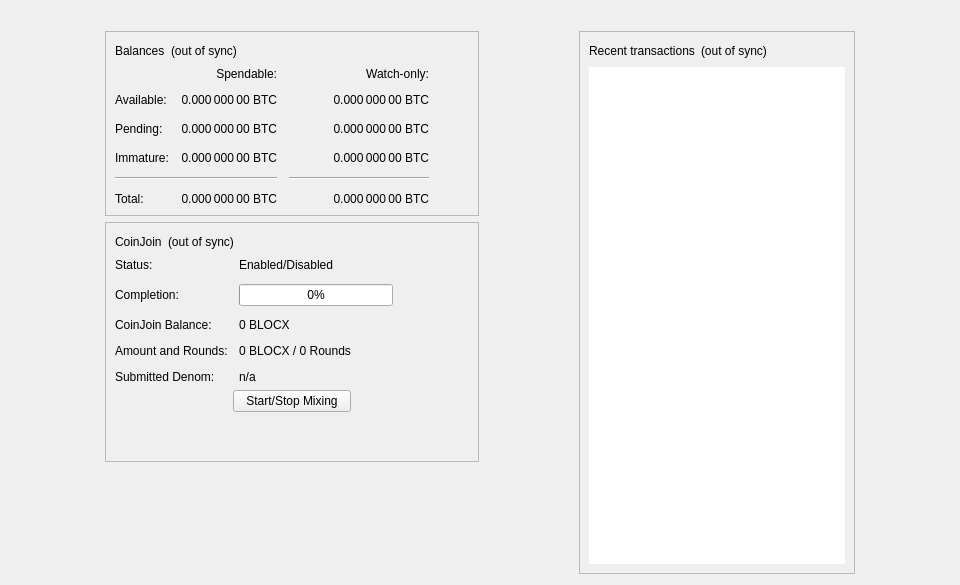
<?xml version="1.0" encoding="UTF-8"?>
<ui version="4.0">
 <class>OverviewPage</class>
 <widget class="QWidget" name="OverviewPage">
  <property name="geometry">
   <rect>
    <x>0</x>
    <y>0</y>
    <width>960</width>
    <height>585</height>
   </rect>
  </property>
  <property name="minimumSize">
   <size>
    <width>960</width>
    <height>0</height>
   </size>
  </property>
  <property name="windowTitle">
   <string>Form</string>
  </property>
  <layout class="QVBoxLayout" name="topLayout">
   <item>
    <widget class="QLabel" name="labelAlerts">
     <property name="visible">
      <bool>false</bool>
     </property>
     <property name="wordWrap">
      <bool>true</bool>
     </property>
     <property name="margin">
      <number>3</number>
     </property>
     <property name="textInteractionFlags">
      <set>Qt::TextSelectableByMouse</set>
     </property>
    </widget>
   </item>
   <item>
    <layout class="QHBoxLayout" name="horizontalLayout" stretch="1,0,1,0,1">
     <item>
      <spacer name="horizontalSpacerLeft">
       <property name="orientation">
        <enum>Qt::Horizontal</enum>
       </property>
       <property name="sizeType">
        <enum>QSizePolicy::Preferred</enum>
       </property>
       <property name="sizeHint" stdset="0">
        <size>
         <width>10</width>
         <height>20</height>
        </size>
       </property>
      </spacer>
     </item>
     <item>
      <layout class="QVBoxLayout" name="verticalLayout_2">
       <item>
        <widget class="QFrame" name="frame">
         <property name="frameShape">
          <enum>QFrame::StyledPanel</enum>
         </property>
         <property name="frameShadow">
          <enum>QFrame::Raised</enum>
         </property>
         <layout class="QVBoxLayout" name="verticalLayout_4">
          <item>
           <layout class="QHBoxLayout" name="horizontalLayout_4">
            <item>
             <widget class="QLabel" name="label_5">
              <property name="text">
               <string>Balances</string>
              </property>
             </widget>
            </item>
            <item>
             <widget class="QLabel" name="labelWalletStatus">
              <property name="toolTip">
               <string>The displayed information may be out of date. Your wallet automatically synchronizes with the BLOCX network after a connection is established, but this process has not completed yet.</string>
              </property>
              <property name="text">
               <string notr="true">(out of sync)</string>
              </property>
              <property name="alignment">
               <set>Qt::AlignLeading|Qt::AlignLeft|Qt::AlignVCenter</set>
              </property>
             </widget>
            </item>
            <item>
             <spacer name="horizontalSpacer_3">
              <property name="orientation">
               <enum>Qt::Horizontal</enum>
              </property>
              <property name="sizeHint" stdset="0">
               <size>
                <width>40</width>
                <height>20</height>
               </size>
              </property>
             </spacer>
            </item>
           </layout>
          </item>
          <item>
           <layout class="QGridLayout" name="gridLayout">
            <property name="spacing">
             <number>12</number>
            </property>
            <item row="2" column="2">
             <widget class="QLabel" name="labelWatchPending">
              <property name="cursor">
               <cursorShape>IBeamCursor</cursorShape>
              </property>
              <property name="toolTip">
               <string>Unconfirmed transactions to watch-only addresses</string>
              </property>
              <property name="text">
               <string notr="true">0.000 000 00 BTC</string>
              </property>
              <property name="alignment">
               <set>Qt::AlignRight|Qt::AlignTrailing|Qt::AlignVCenter</set>
              </property>
              <property name="textInteractionFlags">
               <set>Qt::LinksAccessibleByMouse|Qt::TextSelectableByKeyboard|Qt::TextSelectableByMouse</set>
              </property>
             </widget>
            </item>
            <item row="2" column="1">
             <widget class="QLabel" name="labelUnconfirmed">
              <property name="cursor">
               <cursorShape>IBeamCursor</cursorShape>
              </property>
              <property name="toolTip">
               <string>Total of transactions that have yet to be confirmed, and do not yet count toward the spendable balance</string>
              </property>
              <property name="text">
               <string notr="true">0.000 000 00 BTC</string>
              </property>
              <property name="alignment">
               <set>Qt::AlignRight|Qt::AlignTrailing|Qt::AlignVCenter</set>
              </property>
              <property name="textInteractionFlags">
               <set>Qt::LinksAccessibleByMouse|Qt::TextSelectableByKeyboard|Qt::TextSelectableByMouse</set>
              </property>
             </widget>
            </item>
            <item row="3" column="2">
             <widget class="QLabel" name="labelWatchImmature">
              <property name="cursor">
               <cursorShape>IBeamCursor</cursorShape>
              </property>
              <property name="toolTip">
               <string>Mined balance in watch-only addresses that has not yet matured</string>
              </property>
              <property name="text">
               <string notr="true">0.000 000 00 BTC</string>
              </property>
              <property name="alignment">
               <set>Qt::AlignRight|Qt::AlignTrailing|Qt::AlignVCenter</set>
              </property>
              <property name="textInteractionFlags">
               <set>Qt::LinksAccessibleByMouse|Qt::TextSelectableByKeyboard|Qt::TextSelectableByMouse</set>
              </property>
             </widget>
            </item>
            <item row="4" column="0" colspan="2">
             <widget class="Line" name="lineSpendableBalance">
              <property name="orientation">
               <enum>Qt::Horizontal</enum>
              </property>
             </widget>
            </item>
            <item row="4" column="2">
             <widget class="Line" name="lineWatchBalance">
              <property name="sizePolicy">
               <sizepolicy hsizetype="Preferred" vsizetype="Fixed">
                <horstretch>0</horstretch>
                <verstretch>0</verstretch>
               </sizepolicy>
              </property>
              <property name="minimumSize">
               <size>
                <width>140</width>
                <height>0</height>
               </size>
              </property>
              <property name="orientation">
               <enum>Qt::Horizontal</enum>
              </property>
             </widget>
            </item>
            <item row="5" column="0">
             <widget class="QLabel" name="labelTotalText">
              <property name="text">
               <string>Total:</string>
              </property>
             </widget>
            </item>
            <item row="3" column="1">
             <widget class="QLabel" name="labelImmature">
              <property name="cursor">
               <cursorShape>IBeamCursor</cursorShape>
              </property>
              <property name="toolTip">
               <string>Mined balance that has not yet matured</string>
              </property>
              <property name="text">
               <string notr="true">0.000 000 00 BTC</string>
              </property>
              <property name="alignment">
               <set>Qt::AlignRight|Qt::AlignTrailing|Qt::AlignVCenter</set>
              </property>
              <property name="textInteractionFlags">
               <set>Qt::LinksAccessibleByMouse|Qt::TextSelectableByKeyboard|Qt::TextSelectableByMouse</set>
              </property>
             </widget>
            </item>
            <item row="2" column="3">
             <spacer name="horizontalSpacer_2">
              <property name="orientation">
               <enum>Qt::Horizontal</enum>
              </property>
              <property name="sizeHint" stdset="0">
               <size>
                <width>40</width>
                <height>20</height>
               </size>
              </property>
             </spacer>
            </item>
            <item row="3" column="0">
             <widget class="QLabel" name="labelImmatureText">
              <property name="text">
               <string>Immature:</string>
              </property>
             </widget>
            </item>
            <item row="5" column="1">
             <widget class="QLabel" name="labelTotal">
              <property name="cursor">
               <cursorShape>IBeamCursor</cursorShape>
              </property>
              <property name="toolTip">
               <string>Your current total balance</string>
              </property>
              <property name="text">
               <string notr="true">0.000 000 00 BTC</string>
              </property>
              <property name="alignment">
               <set>Qt::AlignRight|Qt::AlignTrailing|Qt::AlignVCenter</set>
              </property>
              <property name="textInteractionFlags">
               <set>Qt::LinksAccessibleByMouse|Qt::TextSelectableByKeyboard|Qt::TextSelectableByMouse</set>
              </property>
             </widget>
            </item>
            <item row="5" column="2">
             <widget class="QLabel" name="labelWatchTotal">
              <property name="cursor">
               <cursorShape>IBeamCursor</cursorShape>
              </property>
              <property name="toolTip">
               <string>Current total balance in watch-only addresses</string>
              </property>
              <property name="text">
               <string notr="true">0.000 000 00 BTC</string>
              </property>
              <property name="alignment">
               <set>Qt::AlignRight|Qt::AlignTrailing|Qt::AlignVCenter</set>
              </property>
              <property name="textInteractionFlags">
               <set>Qt::LinksAccessibleByMouse|Qt::TextSelectableByKeyboard|Qt::TextSelectableByMouse</set>
              </property>
             </widget>
            </item>
            <item row="0" column="2">
             <widget class="QLabel" name="labelWatchonly">
              <property name="text">
               <string>Watch-only:</string>
              </property>
              <property name="alignment">
               <set>Qt::AlignRight|Qt::AlignTrailing|Qt::AlignVCenter</set>
              </property>
             </widget>
            </item>
            <item row="1" column="0">
             <widget class="QLabel" name="labelBalanceText">
              <property name="text">
               <string>Available:</string>
              </property>
             </widget>
            </item>
            <item row="1" column="1">
             <widget class="QLabel" name="labelBalance">
              <property name="cursor">
               <cursorShape>IBeamCursor</cursorShape>
              </property>
              <property name="toolTip">
               <string>Your current spendable balance</string>
              </property>
              <property name="text">
               <string notr="true">0.000 000 00 BTC</string>
              </property>
              <property name="alignment">
               <set>Qt::AlignRight|Qt::AlignTrailing|Qt::AlignVCenter</set>
              </property>
              <property name="textInteractionFlags">
               <set>Qt::LinksAccessibleByMouse|Qt::TextSelectableByKeyboard|Qt::TextSelectableByMouse</set>
              </property>
             </widget>
            </item>
            <item row="1" column="2">
             <widget class="QLabel" name="labelWatchAvailable">
              <property name="cursor">
               <cursorShape>IBeamCursor</cursorShape>
              </property>
              <property name="toolTip">
               <string>Your current balance in watch-only addresses</string>
              </property>
              <property name="text">
               <string notr="true">0.000 000 00 BTC</string>
              </property>
              <property name="alignment">
               <set>Qt::AlignRight|Qt::AlignTrailing|Qt::AlignVCenter</set>
              </property>
              <property name="textInteractionFlags">
               <set>Qt::LinksAccessibleByMouse|Qt::TextSelectableByKeyboard|Qt::TextSelectableByMouse</set>
              </property>
             </widget>
            </item>
            <item row="2" column="0">
             <widget class="QLabel" name="labelPendingText">
              <property name="text">
               <string>Pending:</string>
              </property>
             </widget>
            </item>
            <item row="0" column="1">
             <widget class="QLabel" name="labelSpendable">
              <property name="text">
               <string>Spendable:</string>
              </property>
              <property name="alignment">
               <set>Qt::AlignRight|Qt::AlignTrailing|Qt::AlignVCenter</set>
              </property>
             </widget>
            </item>
           </layout>
          </item>
         </layout>
        </widget>
       </item>
       <item>
        <widget class="QFrame" name="frameCoinJoin">
         <property name="layoutDirection">
          <enum>Qt::LeftToRight</enum>
         </property>
         <property name="frameShape">
          <enum>QFrame::StyledPanel</enum>
         </property>
         <property name="frameShadow">
          <enum>QFrame::Raised</enum>
         </property>
         <layout class="QVBoxLayout" name="VerticalLayout_PS1">
          <item>
           <layout class="QHBoxLayout" name="horizontalLayout_5">
            <item>
             <widget class="QLabel" name="labelCoinJoinHeader">
              <property name="text">
               <string notr="true">CoinJoin</string>
              </property>
             </widget>
            </item>
            <item>
             <widget class="QLabel" name="labelCoinJoinSyncStatus">
              <property name="toolTip">
               <string>The displayed information may be out of date. Your wallet automatically synchronizes with the BLOCX network after a connection is established, but this process has not completed yet.</string>
              </property>
              <property name="text">
               <string notr="true">(out of sync)</string>
              </property>
              <property name="alignment">
               <set>Qt::AlignLeading|Qt::AlignLeft|Qt::AlignVCenter</set>
              </property>
             </widget>
            </item>
            <item>
             <spacer name="horizontalSpacer_4">
              <property name="orientation">
               <enum>Qt::Horizontal</enum>
              </property>
              <property name="sizeHint" stdset="0">
               <size>
                <width>40</width>
                <height>20</height>
               </size>
              </property>
             </spacer>
            </item>
           </layout>
          </item>
          <item>
           <layout class="QFormLayout" name="coinJoinFormLayout">
            <property name="fieldGrowthPolicy">
             <enum>QFormLayout::AllNonFixedFieldsGrow</enum>
            </property>
            <property name="horizontalSpacing">
             <number>11</number>
            </property>
            <property name="verticalSpacing">
             <number>12</number>
            </property>
            <item row="0" column="0">
             <widget class="QLabel" name="labelCoinJoinEnabledText">
              <property name="text">
               <string>Status:</string>
              </property>
             </widget>
            </item>
            <item row="0" column="1">
             <widget class="QLabel" name="labelCoinJoinEnabled">
              <property name="text">
               <string>Enabled/Disabled</string>
              </property>
             </widget>
            </item>
            <item row="1" column="0">
             <widget class="QLabel" name="labelCompletitionText">
              <property name="text">
               <string>Completion:</string>
              </property>
             </widget>
            </item>
            <item row="1" column="1">
             <widget class="QProgressBar" name="coinJoinProgress">
              <property name="maximumSize">
               <size>
                <width>154</width>
                <height>16777215</height>
               </size>
              </property>
              <property name="value">
               <number>0</number>
              </property>
             </widget>
            </item>
            <item row="2" column="0">
             <widget class="QLabel" name="labelAnonymizedText">
              <property name="text">
               <string notr="true">CoinJoin Balance:</string>
              </property>
             </widget>
            </item>
            <item row="2" column="1">
             <widget class="QLabel" name="labelAnonymized">
              <property name="text">
               <string notr="true">0 BLOCX</string>
              </property>
             </widget>
            </item>
            <item row="3" column="0">
             <widget class="QLabel" name="labelAmountAndRoundsText">
              <property name="text">
               <string>Amount and Rounds:</string>
              </property>
             </widget>
            </item>
            <item row="3" column="1">
             <widget class="QLabel" name="labelAmountRounds">
              <property name="text">
               <string>0 BLOCX / 0 Rounds</string>
              </property>
             </widget>
            </item>
            <item row="4" column="0">
             <widget class="QLabel" name="labelSubmittedDenomText">
              <property name="text">
               <string>Submitted Denom:</string>
              </property>
             </widget>
            </item>
            <item row="4" column="1">
             <widget class="QLabel" name="labelSubmittedDenom">
              <property name="toolTip">
               <string>The denominations you submitted to the Masternode.&lt;br&gt;To mix, other users must submit the exact same denominations.</string>
              </property>
              <property name="text">
               <string>n/a</string>
              </property>
              <property name="wordWrap">
               <bool>true</bool>
              </property>
             </widget>
            </item>
           </layout>
          </item>
          <item>
           <layout class="QVBoxLayout" name="VerticalLayout_PS">
            <item>
             <layout class="QHBoxLayout" name="horizontalLayout_3">
              <property name="topMargin">
               <number>0</number>
              </property>
              <item>
               <spacer name="horizontalSpacer_5">
                <property name="orientation">
                 <enum>Qt::Horizontal</enum>
                </property>
                <property name="sizeHint" stdset="0">
                 <size>
                  <width>40</width>
                  <height>20</height>
                 </size>
                </property>
               </spacer>
              </item>
              <item>
               <widget class="QPushButton" name="toggleCoinJoin">
                <property name="sizePolicy">
                 <sizepolicy hsizetype="MinimumExpanding" vsizetype="Fixed">
                  <horstretch>0</horstretch>
                  <verstretch>0</verstretch>
                 </sizepolicy>
                </property>
                <property name="text">
                 <string>Start/Stop Mixing</string>
                </property>
               </widget>
              </item>
              <item>
               <spacer name="horizontalSpacer_6">
                <property name="orientation">
                 <enum>Qt::Horizontal</enum>
                </property>
                <property name="sizeHint" stdset="0">
                 <size>
                  <width>40</width>
                  <height>20</height>
                 </size>
                </property>
               </spacer>
              </item>
             </layout>
            </item>
            <item>
             <spacer name="verticalSpacer_3">
              <property name="orientation">
               <enum>Qt::Vertical</enum>
              </property>
              <property name="sizeHint" stdset="0">
               <size>
                <width>20</width>
                <height>40</height>
               </size>
              </property>
             </spacer>
            </item>
           </layout>
          </item>
         </layout>
        </widget>
       </item>
       <item>
        <spacer name="verticalSpacer">
         <property name="orientation">
          <enum>Qt::Vertical</enum>
         </property>
         <property name="sizeHint" stdset="0">
          <size>
           <width>20</width>
           <height>40</height>
          </size>
         </property>
        </spacer>
       </item>
      </layout>
     </item>
     <item>
      <spacer name="horizontalSpacerCenter">
       <property name="orientation">
        <enum>Qt::Horizontal</enum>
       </property>
       <property name="sizeHint" stdset="0">
        <size>
         <width>10</width>
         <height>20</height>
        </size>
       </property>
      </spacer>
     </item>
     <item>
      <layout class="QVBoxLayout" name="verticalLayout_3">
       <item>
        <widget class="QFrame" name="frame_2">
         <property name="frameShape">
          <enum>QFrame::StyledPanel</enum>
         </property>
         <property name="frameShadow">
          <enum>QFrame::Raised</enum>
         </property>
         <layout class="QVBoxLayout" name="verticalLayout">
          <item>
           <layout class="QHBoxLayout" name="horizontalLayout_2">
            <item>
             <widget class="QLabel" name="label_4">
              <property name="text">
               <string>Recent transactions</string>
              </property>
             </widget>
            </item>
            <item>
             <widget class="QLabel" name="labelTransactionsStatus">
              <property name="toolTip">
               <string>The displayed information may be out of date. Your wallet automatically synchronizes with the BLOCX network after a connection is established, but this process has not completed yet.</string>
              </property>
              <property name="text">
               <string notr="true">(out of sync)</string>
              </property>
              <property name="alignment">
               <set>Qt::AlignLeading|Qt::AlignLeft|Qt::AlignVCenter</set>
              </property>
             </widget>
            </item>
            <item>
             <spacer name="horizontalSpacer">
              <property name="orientation">
               <enum>Qt::Horizontal</enum>
              </property>
              <property name="sizeHint" stdset="0">
               <size>
                <width>40</width>
                <height>20</height>
               </size>
              </property>
             </spacer>
            </item>
           </layout>
          </item>
          <item>
           <widget class="QListView" name="listTransactions">
            <property name="frameShape">
             <enum>QFrame::NoFrame</enum>
            </property>
            <property name="verticalScrollBarPolicy">
             <enum>Qt::ScrollBarAlwaysOff</enum>
            </property>
            <property name="horizontalScrollBarPolicy">
             <enum>Qt::ScrollBarAlwaysOff</enum>
            </property>
            <property name="selectionMode">
             <enum>QAbstractItemView::NoSelection</enum>
            </property>
           </widget>
          </item>
         </layout>
        </widget>
       </item>
      </layout>
     </item>
     <item>
      <spacer name="horizontalSpacerRight">
       <property name="orientation">
        <enum>Qt::Horizontal</enum>
       </property>
       <property name="sizeType">
        <enum>QSizePolicy::Preferred</enum>
       </property>
       <property name="sizeHint" stdset="0">
        <size>
         <width>10</width>
         <height>20</height>
        </size>
       </property>
      </spacer>
     </item>
    </layout>
   </item>
  </layout>
 </widget>
 <resources/>
 <connections/>
</ui>
